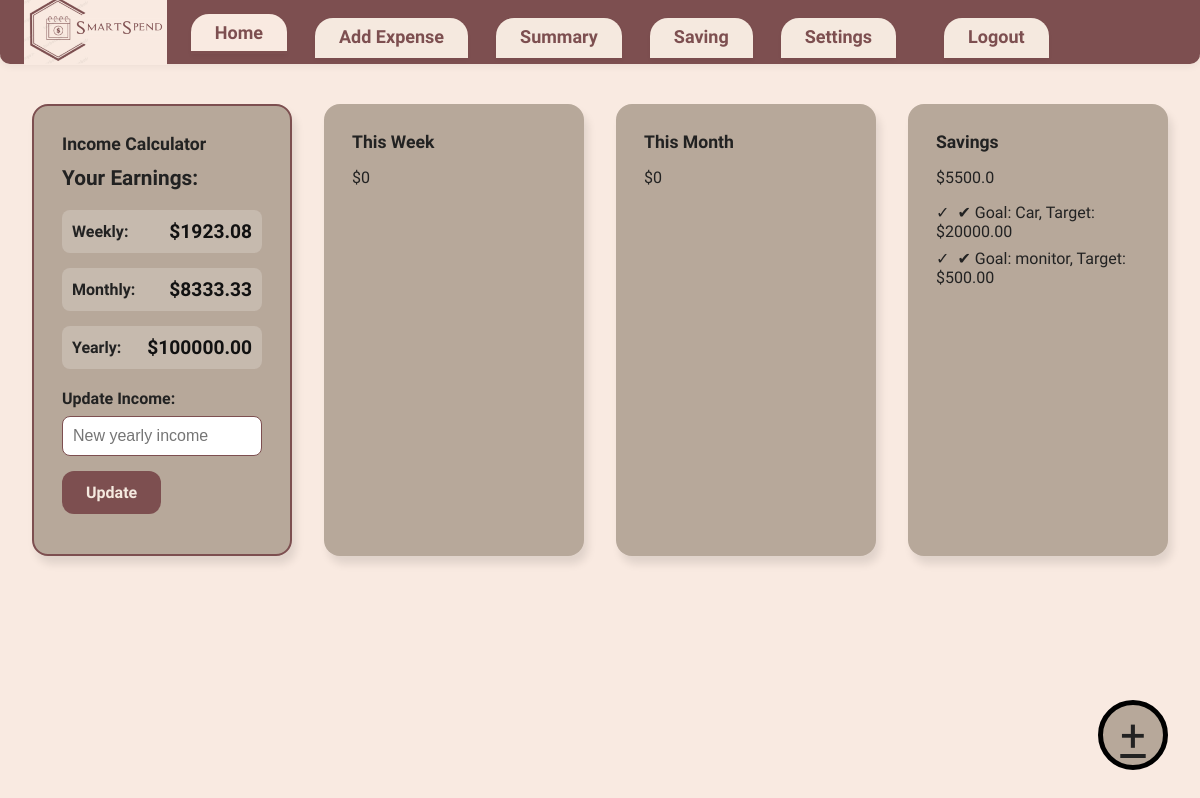
The page /home on the database its author committed.
### tables this page shows
CREATE TABLE Income (
                        id INTEGER PRIMARY KEY AUTOINCREMENT,
                        yearly REAL,
                        monthly REAL,
                        weekly REAL
                    );

CREATE TABLE Goals (
                        id INTEGER PRIMARY KEY AUTOINCREMENT,
                        name TEXT,
                        target_amount REAL,
                        is_active BOOLEAN,
                        created_at TEXT,
                        updated_at TEXT
                    , is_completed BOOLEAN DEFAULT 0, completed BOOLEAN DEFAULT 0, completed_at TEXT);

### app.py (the view)
@app.route('/home')
def home():
    with db_manager.connect() as conn:
        c = conn.cursor()
        c.execute('SELECT yearly FROM Income ORDER BY id DESC LIMIT 1')
        result = c.fetchone()
        yearly = result[0] if result else None
        monthly = round(yearly / 12, 2) if yearly else None
        weekly = round(yearly / 52, 2) if yearly else None
        c.execute('''
            SELECT 'week' as period, SUM(amount) as total
            FROM Expenses
            WHERE date >= date("now", "-7 day") AND category != "saving"
            UNION ALL
            SELECT 'month' as period, SUM(amount) as total
            FROM Expenses
            WHERE strftime("%Y-%m", date) = strftime("%Y-%m", "now") AND category != "saving"
        ''')
        period_totals = c.fetchall()
        total_week = period_totals[0][1] or 0 if len(period_totals) > 0 else 0
        total_month = period_totals[1][1] or 0 if len(period_totals) > 1 else 0
        c.execute('SELECT SUM(amount) FROM Expenses WHERE category = "saving"')
        total_saved = c.fetchone()[0] or 0
        c.execute('''
            SELECT 'week' as period, category, SUM(amount) as total
            FROM Expenses
            WHERE date >= date("now", "-7 day") AND category != "saving"
            GROUP BY category
            UNION ALL
            SELECT 'month' as period, category, SUM(amount) as total
            FROM Expenses
            WHERE strftime("%Y-%m", date) = strftime("%Y-%m", "now") AND category != "saving"
            GROUP BY category
        ''')
        all_category_summaries = c.fetchall()
        week_category_summary = [(cat, total) for period, cat, total in all_category_summaries if period == 'week']
        month_category_summary = [(cat, total) for period, cat, total in all_category_summaries if period == 'month']
        c.execute('SELECT name, target_amount FROM Goals WHERE is_active = 1 LIMIT 1')
        active_goal = c.fetchone()
        active_goal_name = active_goal[0] if active_goal else None
        active_goal_target = active_goal[1] if active_goal else None
        c.execute('SELECT name, target_amount FROM Goals')
        all_goals = c.fetchall()
    return render_template('home.html', yearly=yearly, monthly=monthly, weekly=weekly,
                           total_week=total_week, total_month=total_month, total_saved=total_saved,
                           week_category_summary=week_category_summary,
                           month_category_summary=month_category_summary,
                           active_goal_name=active_goal_name,
                           active_goal_target=active_goal_target,
                           all_goals=all_goals)

### app.py (called while the page is built)
    @contextmanager
    def connect(self):
        if not hasattr(self._local, 'connection'):
            self._local.connection = sqlite3.connect(self.db_name, check_same_thread=False)
            self._local.connection.row_factory = sqlite3.Row
        try:
            yield self._local.connection
        except Exception:
            self._local.connection.rollback()
            raise
        else:
            self._local.connection.commit()

### templates/home.html (shortened to what this page needs)
<!DOCTYPE html>
<html lang="en">
<head>
  <link rel="stylesheet" href="{{ url_for('static', filename='home.css') }}">
</head>
<body>
    <header class="navbar">
        <img src="{{ url_for('static', filename='logo.png') }}" alt="SmartSpend Logo" class="nav-logo">
    <nav>
        <a href="/home" class="active">Home</a>
        <a href="/add" >Add Expense</a>
        <a href="/summary">Summary</a>
        <a href="/saving">Saving</a>
        <a href="/settings">Settings</a>
        <a href="/logout" style="float: right; margin-left: 20px;">Logout</a>
    </nav>
    </header>
    <main>
    <div class="dashboard">
      <section class="card income-calculator">
        <h2>Income Calculator</h2>
        {% if yearly %}
        <div class="income-display">
          <h3>Your Earnings:</h3>
          <div class="earnings-grid">
            <div class="earning-item">
              <span class="earning-label">Weekly:</span>
              <span class="earning-value">${{ "%.2f"|format(weekly) }}</span>
            </div>
            <div class="earning-item">
              <span class="earning-label">Monthly:</span>
              <span class="earning-value">${{ "%.2f"|format(monthly) }}</span>
            </div>
            <div class="earning-item">
              <span class="earning-label">Yearly:</span>
              <span class="earning-value">${{ "%.2f"|format(yearly) }}</span>
            </div>
          </div>
          <form action="/update-income" method="POST" style="margin-top: 20px;">
            <label for="new-income">Update Income:</label>
            <input type="number" name="income" id="new-income" placeholder="New yearly income" required>
            <button type="submit" class="save-btn">Update</button>
          </form>
        </div>
        {% else %}
        <form action="/set-income" method="POST" class="income-form">
          <label for="yearly-income">Enter Your Yearly Income:</label>
          <input type="number" name="income" id="yearly-income" placeholder="e.g., 50000" step="0.01" required>
          <button type="submit" class="save-btn">Save Income</button>
        </form>
        {% endif %}
      </section>
      <section class="card">
        <h2>This Week</h2>
        <p>${{ total_week }}</p>
      </section>
      <section class="card">
        <h2>This Month</h2>
        <p>${{ total_month }}</p>
      </section>
      <section class="card">
        <h2>Savings</h2>
        <p>${{ total_saved }}</p>
        {% if all_goals %}
        <ul class="category-summary">
            {% for goal in all_goals %}
            <li>✔ Goal: {{ goal[0] }}, Target: ${{ "%.2f"|format(goal[1]) }}</li>
            {% endfor %}
        </ul>
        {% endif %}
      </section>
    <a href="/add" class="floating-btn">+</a>
  </main>
</body>
</html>

### static/home.css (style rules this page uses)
body, html { margin: 0; padding: 0; height: 100%; font-family: 'Work Sans', sans-serif; background-color: #F9EAE1; }
.navbar { background-color: #7D4F50; display: flex; align-items: center; justify-content: flex-start; padding: 0; height: 60px; border-bottom: 4px solid #7D4F50; border-radius: 0 0 10px 10px; box-shadow: 0 2px 8px rgba(0,0,0,0.06); }
.nav-logo { height: 70px; margin-left: 24px; margin-right: 24px; }
.navbar nav { display: flex; gap: 18px; }
.navbar nav a { color: #7D4F50; text-decoration: none; font-size: 18px; font-family: 'Baloo Bhai', cursive; font-weight: 700; background: #f5e9df; border-radius: 18px 18px 0 0; padding: 8px 24px; margin-right: 10px; box-shadow: 0 2px 4px rgba(0,0,0,0.04); border: none; transition: background 0.2s; position: relative; top: 8px; }
.navbar nav a.active, .navbar nav a:focus { background: #F9EAE1; color: #7D4F50; border-bottom: 3px solid #7D4F50; top: 4px; }
.dashboard { display: flex; gap: 32px; margin-bottom: 40px; margin-top: 40px; justify-content: center; padding-left: 40px; padding-right: 40px; max-width: 1200px; margin-left: auto; margin-right: auto; }
.dashboard .card { background-color: #b7a89a; border-radius: 16px; box-shadow: 4px 8px 8px rgba(0,0,0,0.10); padding: 28px 28px 40px 28px; width: 100%; min-width: 260px; max-width: 350px; box-sizing: border-box; color: #222; font-family: 'Work Sans', sans-serif; position: relative; }
.card h2 { margin: 0 0 12px 0; font-size: 1.1em; font-family: 'Baloo Bhai', cursive; font-weight: 700; color: #222; }
.card ul { list-style: none; padding: 0; margin: 0; }
.card ul li { margin-bottom: 8px; font-size: 1em; color: #222; }
.card ul li:before { content: "✓"; color: #222; margin-right: 8px; font-size: 1em; }
.income-calculator { background-color: #b7a89a; border: 2px solid #7D4F50; }
.income-display h3 { margin: 0 0 20px 0; font-family: 'Baloo Bhai', cursive; font-size: 1.3em; color: #222; }
.earnings-grid { display: grid; grid-template-columns: 1fr; gap: 15px; margin-bottom: 20px; }
.earning-item { display: flex; justify-content: space-between; align-items: center; padding: 10px; background-color: rgba(255, 255, 255, 0.2); border-radius: 8px; }
.earning-label { font-weight: 600; color: #222; }
.earning-value { font-family: 'Baloo Bhai', cursive; font-size: 1.2em; font-weight: 700; color: #111; }
.income-form label, .income-display label { display: block; margin-bottom: 8px; font-weight: 600; color: #222; }
.income-form input, .income-display input { width: 100%; padding: 10px; margin-bottom: 15px; border: 1px solid #7D4F50; border-radius: 8px; font-size: 1em; box-sizing: border-box; }
.save-btn { background: #7D4F50; color: #f5e9df; border: none; border-radius: 12px; padding: 12px 24px; font-family: 'Baloo Bhai', cursive; font-weight: 700; cursor: pointer; font-size: 1em; transition: background 0.2s; }
.floating-btn { position: fixed; bottom: 30px; right: 32px; width: 60px; height: 60px; background: #b7a89a; color: #222; border-radius: 50%; border: 5px solid #000000; font-size: 2.8em; display: flex; align-items: center; justify-content: center; cursor: pointer; z-index: 200; }

### rows shown on the page
Income: yearly "100000.00"
Goals: name "Car", target_amount "20000.00"
Goals: name "monitor", target_amount "500.00"

### other values the page prints
{{ "%.2f"|format(weekly) }} "1923.08"
{{ "%.2f"|format(monthly) }} "8333.33"
{{ total_week }} "0"
{{ total_month }} "0"
{{ total_saved }} "5500.0"
